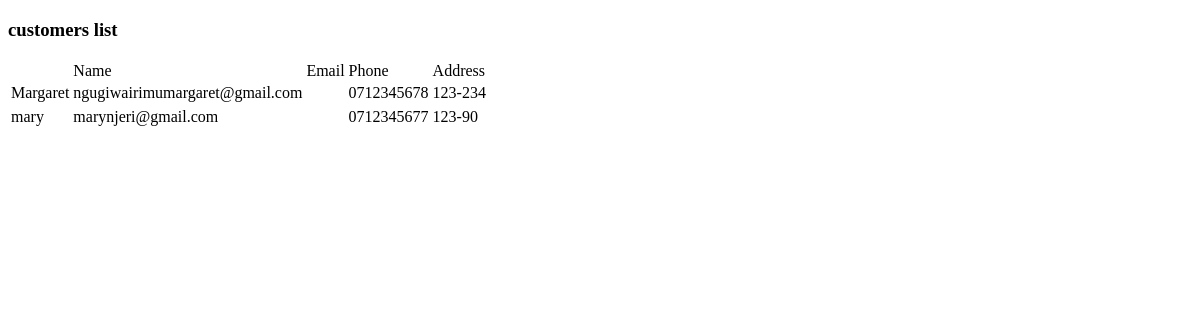
The app's page /customer/customers/list, older data.
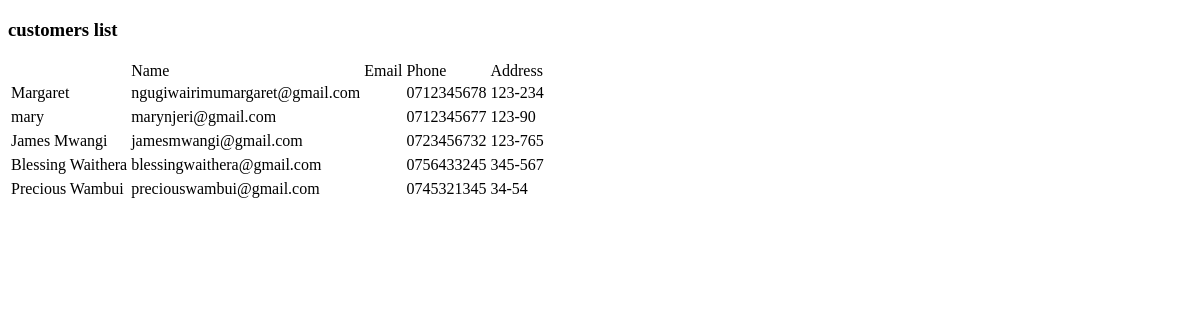
The same page, newer data.
### customer/models.py (models this page shows)
class Customer(models.Model):
    user=models.OneToOneField(User,on_delete=models.CASCADE,null=True)
    name = models.CharField(max_length=100)
    email = models.EmailField(unique=True)
    phone = models.CharField(max_length=15)
    address = models.CharField(max_length=200)

### customer/views.py (the view)
# urls.py: path("customers/list", customer_list,name="customers_list"),
def customer_list(request):
    customers=Customer.objects.all()
    return render(request,"customer/customers_list.html",{"customers":customers})

### templates/customer/customers_list.html (shortened to what this page needs)
<!DOCTYPE html>
<html lang="en">
<head>
</head>
<body>
    <h3>customers list</h3>
    <table>
        <th>
            <td>Name</td>
            <td>Email</td>
            <td>Phone</td>
            <td>Address</td>
            <th>
                {%for customer in customers%}
                <tr>
                    <td>{{customer.name}}</td>
                    <td>{{customer.email}}<td>
                        <td>{{customer.phone}}</td>
                        <td>{{customer.address}}</td>
                        <tr>
                            {%endfor%}
                        </table>
</body>
</html>

Row changes from the older to the newer data that the page shows:
added Customer: name "James Mwangi", email "jamesmwangi@gmail.com", phone "0723456732", address "123-765"
added Customer: name "Blessing Waithera", email "blessingwaithera@gmail.com", phone "0756433245", address "345-567"
added Customer: name "Precious Wambui", email "preciouswambui@gmail.com", phone "0745321345", address "34-54"
